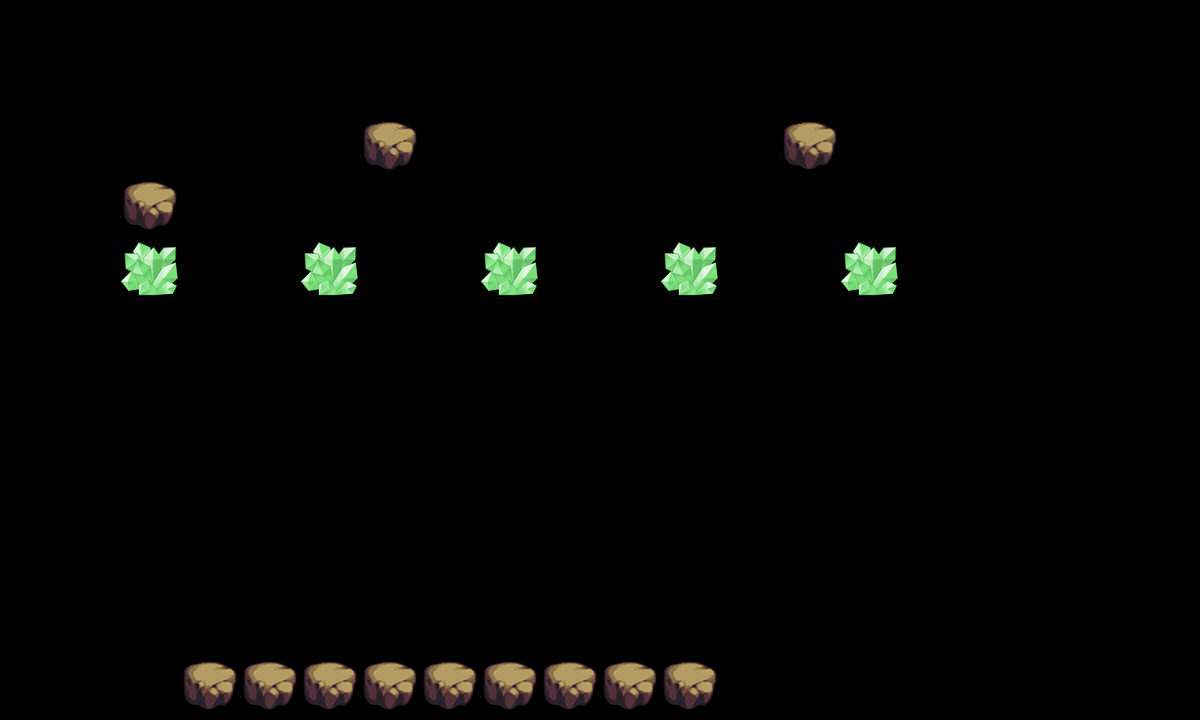

Tiled map render using the project's own tile images. Description and the map definition, with tile-layer contents summarised, below:
An orthogonal 20x12 tile map with 60x60 px tiles, 2 tile layers (canDes, cannotDes) and 92 objects (re1, tankpoint, re2, re3, re4, ...).

<map version="1.0" orientation="orthogonal" width="20" height="12" tilewidth="60" tileheight="60">
 <tileset firstgid="1" name="tmw_desert_spacing" tilewidth="60" tileheight="60">
  <image source="tmw_desert_spacing.png" width="480" height="300" />
  <tile id="30">
   <properties>
    <property name="canDes" value="1" />
   </properties>
  </tile>
 </tileset>
 <layer name="canDes" width="20" height="12">
  <data>[240 cells, 12 non-empty, 1 distinct tile ids]</data>
 </layer>
 <layer name="cannotDes" width="20" height="12">
  <data>[240 cells, 5 non-empty, 1 distinct tile ids]</data>
 </layer>
 <objectgroup name="spawnPoints" width="20" height="12">
  <object name="re1" x="569" y="181" width="60" height="60" />
  <object name="tankpoint" x="60" y="600" width="60" height="60" />
  <object name="re2" x="120" y="62" width="60" height="60" />
  <object name="re3" x="417" y="181" width="60" height="60" />
  <object name="re4" x="212" y="181" width="60" height="60" />
  <object name="re5" x="598" y="62" width="60" height="60" />
  <object name="re6" x="748" y="182" width="60" height="60" />
  <object name="re7" x="352" y="60" width="60" height="60" />
 </objectgroup>
 <objectgroup name="roadPoints" width="20" height="12" visible="0">
  <object name="p1" x="60" y="360" width="60" height="60" />
  <object name="p2" x="1080" y="360" width="60" height="60" />
 </objectgroup>
 <objectgroup name="bossPoint" width="20" height="12" visible="0">
  <object name="boss1" x="600" y="60" width="60" height="60" />
 </objectgroup>
 <objectgroup name="buildingPoint" width="20" height="12" visible="0">
  <object name="building1" x="600" y="300" width="60" height="60" />
 </objectgroup>
 <objectgroup name="endPoint" width="20" height="12">
  <object name="endpoint" x="791" y="600" width="60" height="60" />
 </objectgroup>
 <objectgroup name="morePoint" width="20" height="12">
  <object name="morepoint" x="809" y="61" width="60" height="60" />
 </objectgroup>
 <objectgroup name="minePoint" width="20" height="12">
  <object name="mine12" x="185" y="360" width="53" height="55" />
  <object name="mine11" x="125" y="359" width="56" height="57" />
  <object name="mine13" x="240" y="360" width="59" height="57" />
  <object name="mine14" x="303" y="357" width="55" height="61" />
  <object name="mine43" x="240" y="479" width="60" height="57" />
  <object name="mine44" x="302" y="479" width="60" height="57" />
  <object name="mine45" x="362" y="482" width="60" height="57" />
  <object name="mine46" x="422" y="482" width="60" height="57" />
  <object name="mine57" x="252" y="543" width="60" height="57" />
  <object name="mine66" x="252" y="602" width="60" height="57" />
  <object name="mine67" x="314" y="605" width="60" height="57" />
  <object name="mine58" x="313" y="542" width="60" height="57" />
  <object name="mine68" x="376" y="603" width="60" height="57" />
  <object name="mine59" x="376" y="541" width="60" height="57" />
  <object name="mine47" x="482" y="482" width="60" height="57" />
  <object name="mine48" x="541" y="481" width="60" height="57" />
  <object name="mine60" x="434" y="541" width="60" height="57" />
  <object name="mine69" x="434" y="601" width="60" height="57" />
  <object name="mine49" x="602" y="480" width="60" height="57" />
  <object name="mine61" x="495" y="542" width="60" height="57" />
  <object name="mine70" x="496" y="601" width="60" height="57" />
  <object name="mine71" x="552" y="602" width="60" height="57" />
  <object name="mine63" x="617" y="540" width="60" height="57" />
  <object name="mine72" x="614" y="600" width="60" height="57" />
  <object name="mine62" x="557" y="542" width="60" height="57" />
  <object name="mine51" x="725" y="481" width="60" height="57" />
  <object name="mine50" x="665" y="480" width="60" height="57" />
  <object name="mine52" x="784" y="482" width="60" height="57" />
  <object name="mine64" x="672" y="541" width="60" height="57" />
  <object name="mine73" x="672" y="602" width="60" height="57" />
  <object name="mine53" x="840" y="483" width="60" height="57" />
  <object name="mine54" x="0" y="480" width="60" height="57" />
  <object name="mine55" x="60" y="480" width="60" height="57" />
  <object name="mine41" x="121" y="479" width="60" height="57" />
  <object name="mine56" x="192" y="540" width="60" height="57" />
  <object name="mine65" x="190" y="601" width="60" height="57" />
  <object name="mine42" x="180" y="479" width="60" height="57" />
  <object name="mine26" x="121" y="419" width="60" height="57" />
  <object name="mine27" x="180" y="419" width="60" height="57" />
  <object name="mine28" x="240" y="420" width="60" height="57" />
  <object name="mine29" x="301" y="420" width="60" height="57" />
  <object name="mine30" x="362" y="421" width="60" height="57" />
  <object name="mine31" x="421" y="420" width="60" height="57" />
  <object name="mine32" x="482" y="421" width="60" height="57" />
  <object name="mine75" x="422" y="300" width="60" height="57" />
  <object name="mine34" x="603" y="421" width="60" height="57" />
  <object name="mine35" x="663" y="417" width="60" height="57" />
  <object name="mine36" x="724" y="419" width="60" height="57" />
  <object name="mine37" x="782" y="419" width="60" height="57" />
  <object name="mine38" x="842" y="421" width="60" height="57" />
  <object name="mine39" x="0" y="420" width="60" height="57" />
  <object name="mine25" x="60" y="360" width="60" height="57" />
  <object name="mine40" x="60" y="420" width="60" height="57" />
  <object name="mine24" x="0" y="360" width="60" height="57" />
  <object name="mine23" x="843" y="360" width="60" height="57" />
  <object name="mine22" x="782" y="360" width="60" height="57" />
  <object name="mine15" x="362" y="361" width="60" height="57" />
  <object name="mine21" x="722" y="357" width="60" height="57" />
  <object name="mine1" x="122" y="299" width="60" height="57" />
  <object name="mine3" x="242" y="300" width="60" height="57" />
  <object name="mine4" x="302" y="300" width="60" height="57" />
  <object name="mine74" x="360" y="300" width="60" height="57" />
  <object name="mine6" x="725" y="302" width="60" height="57" />
  <object name="mine7" x="787" y="301" width="60" height="57" />
  <object name="mine8" x="845" y="301" width="60" height="57" />
  <object name="mine9" x="0" y="300" width="60" height="57" />
  <object name="mine10" x="60" y="300" width="60" height="57" />
  <object name="mine16" x="422" y="361" width="60" height="57" />
  <object name="mine20" x="661" y="360" width="60" height="57" />
  <object name="mine33" x="542" y="422" width="60" height="57" />
  <object name="mine76" x="483" y="300" width="60" height="57" />
  <object name="mine5" x="661" y="300" width="60" height="57" />
  <object name="mine17" x="482" y="360" width="60" height="57" />
  <object name="mine19" x="603" y="361" width="60" height="57" />
  <object name="mine78" x="602" y="301" width="60" height="57" />
  <object name="mine18" x="543" y="361" width="60" height="57" />
  <object name="mine77" x="544" y="301" width="60" height="57" />
  <object name="mine2" x="180" y="300" width="60" height="57" />
 </objectgroup>
</map>
